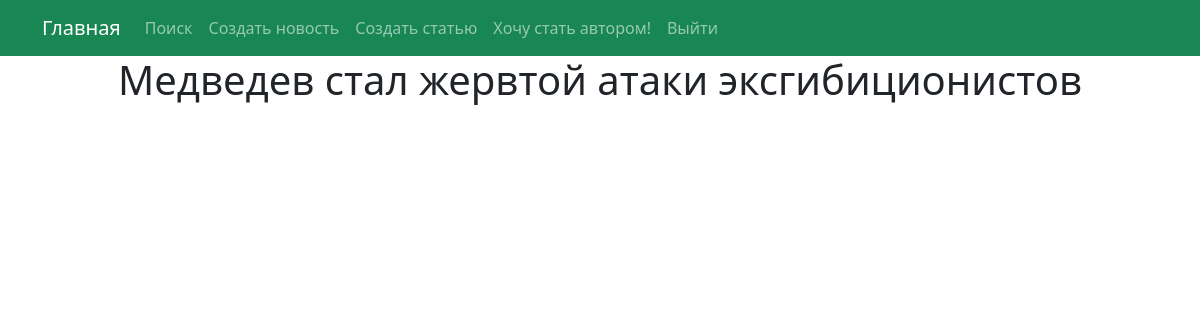
Page /posts/1/ on the earlier database version.
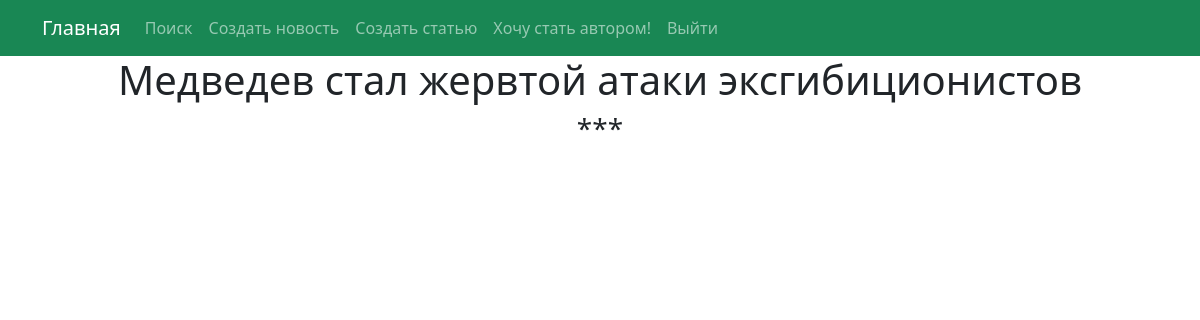
Same page on the later database version.
### NewsPortal/models.py (models this page shows, shortened)
class Post(models.Model):
    author = models.ForeignKey(Author, on_delete = models.CASCADE, unique=False)
    news_or_article = models.CharField(max_length = 50, choices = TYPE, default = article)
    post_time = models.DateTimeField(auto_now_add = True)
    categories = models.ManyToManyField(Category, through = 'PostCategory')
    headline = models.CharField(max_length = 255)
    text = models.TextField()
    rating = models.IntegerField(default = 0)

### NewsPortal/views.py (the view)
# urls.py: path('<int:pk>/', PostDetail.as_view(), name = 'post_detailed'),
class PostDetail(DetailView):
    model = Post
    template_name = 'Detailed_post.html'
    context_object_name = 'post'
    def get_object(self, *args, **kwargs):
        obj = cache.get(f'post-{self.kwargs["pk"]}', None)
        if not obj:
            obj = super().get_object(queryset=self.queryset)
            cache.set(f'post-{self.kwargs["pk"]}', obj)
        return obj

### NewsPortal/templatetags/custom_filters.py (called while the page is built)
@register.filter()
def censor(value):
    text = value.split()
    text_b = ['***' if word == word.upper() else word for word in text]
    return ' '.join(text_b)

### Templates/Detailed_post.html (shortened to what this page needs)
{% extends 'flatpages/default.html' %}
{% load custom_filters %}
{% block content %}
<h1>{{ post.headline }}</h1>
<h3>{{ post.text|censor }}</h3>
{% endblock content %}

Differences in the rows shown:
changed Post "Медведев стал жервтой атаки эксгибиционистов": text|censor (not shown) → "***"
